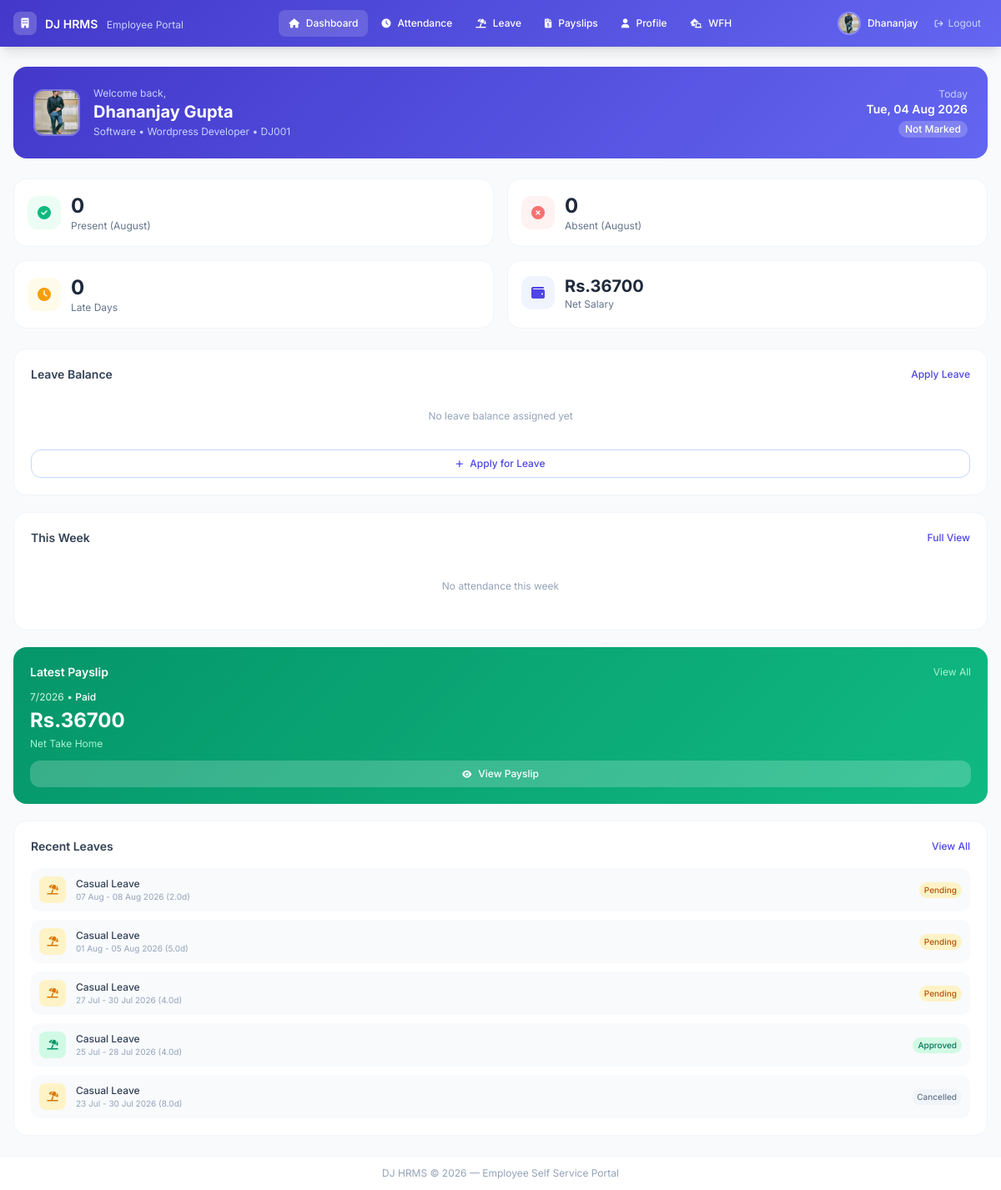
The app's page /portal/ (signed in), older data.
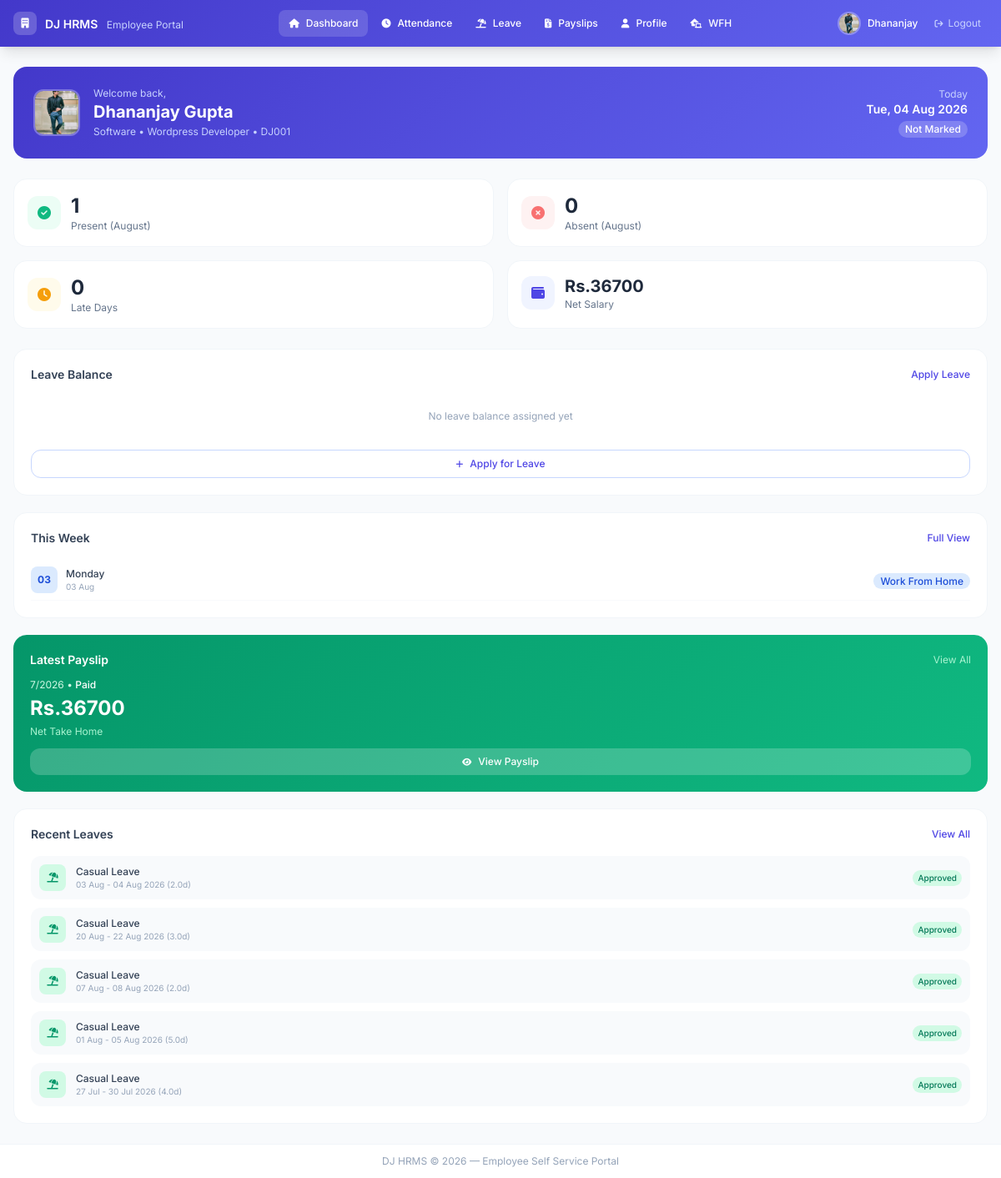
The same page, newer data.
### leaves/models.py (models this page shows, shortened)
class LeaveRequest(models.Model):
    STATUS_CHOICES = [
        ('pending', 'Pending'),
        ('approved', 'Approved'),
        ('rejected', 'Rejected'),
        ('cancelled', 'Cancelled'),
    ]
    employee = models.ForeignKey(Employee, on_delete=models.CASCADE, related_name='leave_requests')
    leave_type = models.ForeignKey(LeaveType, on_delete=models.CASCADE)
    start_date = models.DateField()
    end_date = models.DateField()
    days = models.DecimalField(max_digits=4, decimal_places=1)
    reason = models.TextField()
    status = models.CharField(max_length=20, choices=STATUS_CHOICES, default='pending')
    approved_by = models.ForeignKey(
        Employee, on_delete=models.SET_NULL, null=True, blank=True,
        related_name='approved_leaves'
    )
    approved_at = models.DateTimeField(null=True, blank=True)
    rejection_reason = models.TextField(blank=True)
    created_at = models.DateTimeField(auto_now_add=True)
    updated_at = models.DateTimeField(auto_now=True)
    class Meta:
        ordering = ['-created_at']

class LeaveType(models.Model):
    name = models.CharField(max_length=100, unique=True)
    code = models.CharField(max_length=10, unique=True)
    days_allowed = models.PositiveSmallIntegerField(default=0)
    is_paid = models.BooleanField(default=True)
    carry_forward = models.BooleanField(default=False)
    max_carry_forward_days = models.PositiveSmallIntegerField(default=0)
    description = models.TextField(blank=True)

### attendance/models.py (models this page shows, shortened)
class AttendanceRecord(models.Model):
    STATUS_CHOICES = [
        ('present', 'Present'),
        ('absent', 'Absent'),
        ('half_day', 'Half Day'),
        ('late', 'Late'),
        ('work_from_home', 'Work From Home'),
        ('holiday', 'Holiday'),
    ]
    employee = models.ForeignKey(Employee, on_delete=models.CASCADE, related_name='attendance')
    date = models.DateField()
    check_in = models.TimeField(null=True, blank=True)
    check_out = models.TimeField(null=True, blank=True)
    status = models.CharField(max_length=20, choices=STATUS_CHOICES, default='present')
    working_hours = models.DecimalField(max_digits=4, decimal_places=2, null=True, blank=True)
    notes = models.TextField(blank=True)
    created_at = models.DateTimeField(auto_now_add=True)
    class Meta:
        unique_together = ['employee', 'date']
        ordering = ['-date']

### employees/portal_views.py (the view)
# urls.py: path('', portal_views.portal_dashboard, name='portal_dashboard'),
@employee_required
def portal_dashboard(request):
    employee = get_employee(request)
    today    = date.today()
    month    = today.month
    year     = today.year
    today_att = AttendanceRecord.objects.filter(
        employee=employee,
        date=today
    ).first()
    month_records = AttendanceRecord.objects.filter(
        employee=employee,
        date__month=month,
        date__year=year
    )
    present_days = month_records.filter(
        status__in=['present', 'late', 'work_from_home']
    ).count()
    absent_days  = month_records.filter(status='absent').count()
    late_days    = month_records.filter(status='late').count()
    leave_balances = LeaveBalance.objects.filter(
        employee=employee,
        year=year
    ).select_related('leave_type')
    recent_leaves = LeaveRequest.objects.filter(
        employee=employee
    ).order_by('-created_at')[:5]
    latest_payslip = Payslip.objects.filter(
        employee=employee
    ).order_by('-year', '-month').first()
    try:
        salary = SalaryStructure.objects.get(employee=employee)
    except SalaryStructure.DoesNotExist:
        salary = None
    week_start   = today - timedelta(days=today.weekday())
    week_records = AttendanceRecord.objects.filter(
        employee=employee,
        date__gte=week_start,
        date__lte=today
    ).order_by('date')
    return render(request, 'portal/dashboard.html', {
        'employee':       employee,
        'today':          today,
        'today_att':      today_att,
        'present_days':   present_days,
        'absent_days':    absent_days,
        'late_days':      late_days,
        'leave_balances': leave_balances,
        'recent_leaves':  recent_leaves,
        'latest_payslip': latest_payslip,
        'salary':         salary,
        'week_records':   week_records,
        'month_name':     calendar.month_name[month],
    })

### employees/models.py (called while the page is built)
    @property
    def full_name(self):
        return f"{self.first_name} {self.last_name}"

### employees/portal_views.py (called while the page is built)
def employee_required(view_func):
    @wraps(view_func)
    def wrapper(request, *args, **kwargs):
        if not request.user.is_authenticated:
            return redirect('employee_login')
        if request.user.is_superuser or request.user.is_staff:
            return redirect('dashboard')
        try:
            emp = Employee.objects.get(user=request.user)
            if emp.status in ['terminated', 'inactive']:
                logout(request)
                messages.error(request, 'Your account is inactive. Contact HR.')
                return redirect('employee_login')
        except Employee.DoesNotExist:
            logout(request)
            messages.error(request, 'No employee profile found. Contact HR.')
            return redirect('employee_login')
        return view_func(request, *args, **kwargs)
    return wrapper

def get_employee(request):
    try:
        return Employee.objects.select_related(
            'department', 'designation'
        ).get(user=request.user)
    except Employee.DoesNotExist:
        return None

### templates/portal/dashboard.html (shortened to what the changed rows need)
{% extends 'portal/base_portal.html' %}
{% block content %}
<div class="rounded-2xl p-6 mb-6 text-white" style="background: linear-gradient(135deg, #4338ca, #6366f1)">
  <div class="flex items-center justify-between">
    <div class="flex items-center gap-4">
      <div>
        <h1 class="text-white font-bold text-xl">{{ employee.full_name }}</h1>
      </div>
    </div>
  </div>
</div>
<div class="grid grid-cols-2 xl:grid-cols-4 gap-4 mb-6">
  <div class="bg-white rounded-2xl border border-slate-100 p-4">
    <div class="flex items-center gap-3">
      <div>
        <p class="text-2xl font-bold text-slate-800">{{ present_days }}</p>
        <p class="text-slate-500 text-xs">Present ({{ month_name }})</p>
      </div>
    </div>
  </div>
</div>
<div class="grid grid-cols-1 xl:grid-cols-3 gap-5">
  <div class="bg-white rounded-2xl border border-slate-100 p-5">
    <div class="flex items-center justify-between mb-4">
      <h2 class="text-slate-700 font-semibold text-sm">Leave Balance</h2>
    </div>
  </div>
  <div class="bg-white rounded-2xl border border-slate-100 p-5">
    <div class="flex items-center justify-between mb-4">
      <h2 class="text-slate-700 font-semibold text-sm">This Week</h2>
    </div>
    <div class="space-y-2">
      {% for rec in week_records %}
      <div class="flex items-center justify-between py-2 border-b border-slate-50">
        <div class="flex items-center gap-2.5">
          <div class="w-8 h-8 rounded-lg flex items-center justify-center text-xs font-bold
            {% if rec.status == 'present' %}bg-emerald-100 text-emerald-700
            {% elif rec.status == 'absent' %}bg-red-100 text-red-600
            {% elif rec.status == 'late' %}bg-amber-100 text-amber-700
            {% elif rec.status == 'work_from_home' %}bg-blue-100 text-blue-700
            {% elif rec.status == 'half_day' %}bg-purple-100 text-purple-700
            {% else %}bg-slate-100 text-slate-500{% endif %}">
            {{ rec.date|date:"d" }}
          </div>
          <div>
            <p class="text-slate-700 text-xs font-medium">{{ rec.date|date:"l" }}</p>
            <p class="text-slate-400 text-[10px]">{{ rec.date|date:"d M" }}</p>
          </div>
        </div>
        <div class="text-right">
          <span class="text-xs px-2 py-0.5 rounded-full font-medium
            {% if rec.status == 'present' %}bg-emerald-100 text-emerald-700
            {% elif rec.status == 'absent' %}bg-red-100 text-red-600
            {% elif rec.status == 'late' %}bg-amber-100 text-amber-700
            {% elif rec.status == 'work_from_home' %}bg-blue-100 text-blue-700
            {% elif rec.status == 'half_day' %}bg-purple-100 text-purple-700
            {% else %}bg-slate-100 text-slate-500{% endif %}">
            {{ rec.get_status_display }}
          </span>
        </div>
      </div>
      {% empty %}
      <p class="text-slate-400 text-xs text-center py-6">No attendance this week</p>
      {% endfor %}
    </div>
  </div>
  <div class="space-y-5">
    {% if latest_payslip %}
    <div class="rounded-2xl p-5 text-white" style="background: linear-gradient(135deg, #059669, #10b981)">
      <div class="flex items-center justify-between mb-3">
        <h2 class="font-semibold text-sm">Latest Payslip</h2>
      </div>
    </div>
    {% endif %}
    <div class="bg-white rounded-2xl border border-slate-100 p-5">
      <div class="flex items-center justify-between mb-4">
        <h2 class="text-slate-700 font-semibold text-sm">Recent Leaves</h2>
      </div>
      <div class="space-y-2.5">
        {% for leave in recent_leaves %}
        <div class="flex items-center gap-3 p-2.5 rounded-xl bg-slate-50">
          <div class="w-8 h-8 rounded-lg flex items-center justify-center flex-shrink-0
            {% if leave.status == 'approved' %}bg-emerald-100{% elif leave.status == 'rejected' %}bg-red-100{% else %}bg-amber-100{% endif %}">
            <i class="fas fa-umbrella-beach text-xs
              {% if leave.status == 'approved' %}text-emerald-600{% elif leave.status == 'rejected' %}text-red-500{% else %}text-amber-600{% endif %}"></i>
          </div>
          <div class="flex-1 min-w-0">
            <p class="text-slate-700 text-xs font-medium truncate">{{ leave.leave_type.name }}</p>
            <p class="text-slate-400 text-[10px]">{{ leave.start_date|date:"d M" }} - {{ leave.end_date|date:"d M Y" }} ({{ leave.days }}d)</p>
          </div>
          <span class="text-[10px] px-1.5 py-0.5 rounded-full font-medium flex-shrink-0
            {% if leave.status == 'approved' %}bg-emerald-100 text-emerald-700
            {% elif leave.status == 'rejected' %}bg-red-100 text-red-600
            {% elif leave.status == 'pending' %}bg-amber-100 text-amber-700
            {% else %}bg-slate-100 text-slate-500{% endif %}">
            {{ leave.get_status_display }}
          </span>
        </div>
        {% empty %}
        <p class="text-slate-400 text-xs text-center py-4">No leave requests yet</p>
        {% endfor %}
      </div>
    </div>
  </div>
</div>
{% endblock %}

Row changes from the older to the newer data that the page shows:
no longer on this page (row unchanged): LeaveRequest: leave_type.name "Casual Leave", start_date "25 Jul", end_date "28 Jul 2026", days "4.0", status "Approved"
no longer on this page (row unchanged): LeaveRequest: leave_type.name "Casual Leave", start_date "23 Jul", end_date "30 Jul 2026", days "8.0", status "Cancelled"
added AttendanceRecord: date "03", date "Monday", date "03 Aug", status "Work From Home"
added LeaveRequest: leave_type.name "Casual Leave", start_date "03 Aug", end_date "04 Aug 2026", days "2.0", status "Approved"
added LeaveRequest: leave_type.name "Casual Leave", start_date "20 Aug", end_date "22 Aug 2026", days "3.0", status "Approved"
changed LeaveRequest "07 Aug": status "Pending" → "Approved"
changed LeaveRequest "01 Aug": status "Pending" → "Approved"
changed LeaveRequest "27 Jul": status "Pending" → "Approved"
Text that changed along with them:
{{ present_days }}: "0" → "1"
text no longer shown: "No attendance this week"
